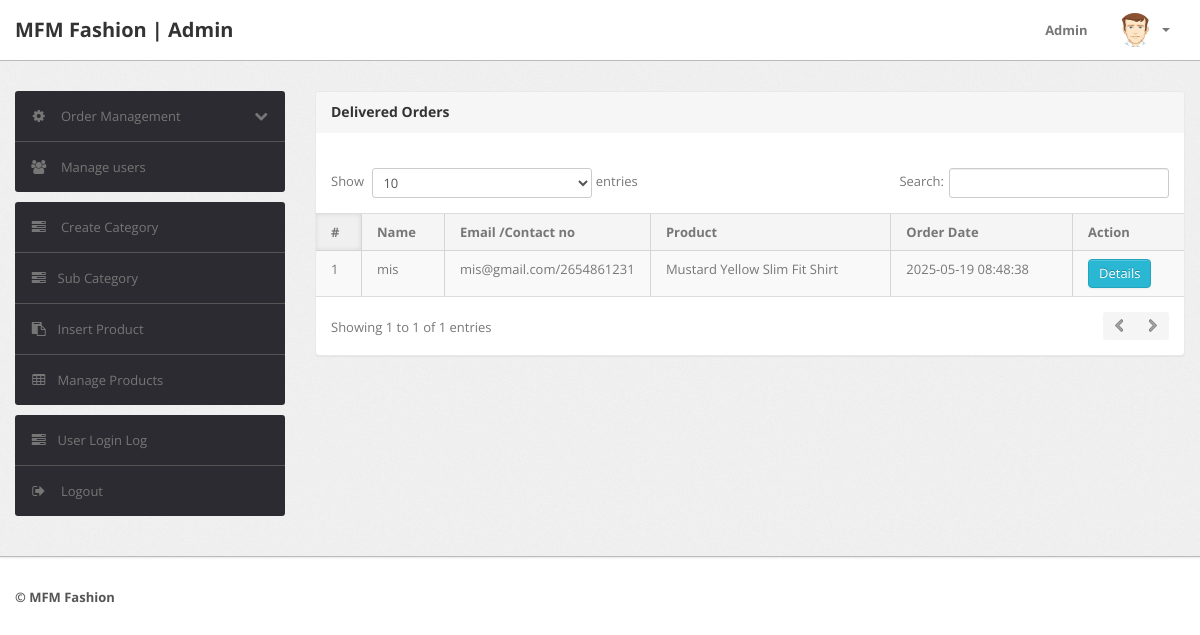
Page /shopping/admin/delivered-orders.php (signed in) on the earlier database version.
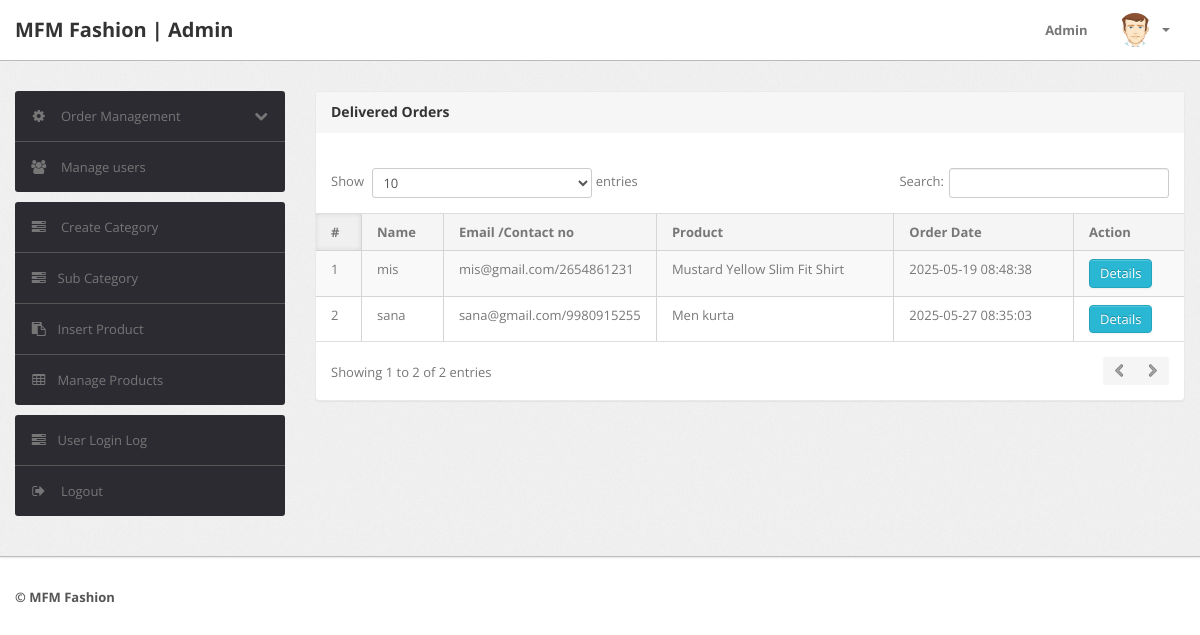
Same page on the later database version.
### tables this page shows
CREATE TABLE `orders` (
  `id` int(11) NOT NULL,
  `userId` int(11) DEFAULT NULL,
  `productId` varchar(255) DEFAULT NULL,
  `quantity` int(11) DEFAULT NULL,
  `orderDate` timestamp NOT NULL DEFAULT current_timestamp(),
  `paymentMethod` varchar(50) DEFAULT NULL,
  `orderStatus` varchar(55) DEFAULT NULL
);

CREATE TABLE `users` (
  `id` int(11) NOT NULL,
  `name` varchar(255) DEFAULT NULL,
  `email` varchar(255) DEFAULT NULL,
  `contactno` bigint(11) DEFAULT NULL,
  `password` varchar(255) DEFAULT NULL,
  `shippingAddress` longtext DEFAULT NULL,
  `shippingState` varchar(255) DEFAULT NULL,
  `shippingCity` varchar(255) DEFAULT NULL,
  `shippingPincode` int(11) DEFAULT NULL,
  `billingAddress` longtext DEFAULT NULL,
  `billingState` varchar(255) DEFAULT NULL,
  `billingCity` varchar(255) DEFAULT NULL,
  `billingPincode` int(11) DEFAULT NULL,
  `regDate` timestamp NOT NULL DEFAULT current_timestamp(),
  `updationDate` varchar(255) DEFAULT NULL
);

CREATE TABLE `products` (
  `id` int(11) NOT NULL,
  `category` int(11) NOT NULL,
  `subCategory` int(11) DEFAULT NULL,
  `productName` varchar(255) DEFAULT NULL,
  `productCompany` varchar(255) DEFAULT NULL,
  `productPrice` int(11) DEFAULT NULL,
  `productPriceBeforeDiscount` int(11) DEFAULT NULL,
  `productDescription` longtext DEFAULT NULL,
  `productImage1` varchar(255) DEFAULT NULL,
  `productImage2` varchar(255) DEFAULT NULL,
  `productImage3` varchar(255) DEFAULT NULL,
  `shippingCharge` int(11) DEFAULT NULL,
  `productAvailability` varchar(255) DEFAULT NULL,
  `postingDate` timestamp NULL DEFAULT current_timestamp(),
  `updationDate` varchar(255) DEFAULT NULL,
  `stock_quantity` int(11) NOT NULL DEFAULT 0
);

### shopping/admin/delivered-orders.php (the view, shortened to what this page needs)
<?php
include('include/config.php');
if(strlen($_SESSION['alogin'])==0)
	{
header('location:index.php');
}
else{
?>
<!DOCTYPE html>
<html lang="en">
<head>
	<link type="text/css" href="bootstrap/css/bootstrap.min.css" rel="stylesheet">
	<link type="text/css" href="bootstrap/css/bootstrap-responsive.min.css" rel="stylesheet">
	<link type="text/css" href="css/theme.css" rel="stylesheet">
	<link type="text/css" href="images/icons/css/font-awesome.css" rel="stylesheet">
</head>
<body>
<?php include('include/header.php');?>
	<div class="wrapper">
		<div class="container">
			<div class="row">
<?php include('include/sidebar.php');?>
			<div class="span9">
					<div class="content">
	<div class="module">
							<div class="module-head">
								<h3>Delivered Orders</h3>
							</div>
							<div class="module-body table">
									<br />
								<table cellpadding="0" cellspacing="0" border="0" class="datatable-1 table table-bordered table-striped	 display table-responsive" >
									<thead>
										<tr>
											<th>#</th>
											<th> Name</th>
											<th width="50">Email /Contact no</th>
											<th>Product </th>
											<th>Order Date</th>
											<th>Action</th>
										</tr>
									</thead>
<tbody>
<?php
$st='Delivered';
$query=mysqli_query($con,"select users.name as username,users.email as useremail,users.contactno as usercontact,users.shippingAddress as shippingaddress,users.shippingCity as shippingcity,users.shippingState as shippingstate,users.shippingPincode as shippingpincode,products.productName as productname,products.shippingCharge as shippingcharge,orders.quantity as quantity,orders.orderDate as orderdate,products.productPrice as productprice,orders.id as id  from orders join users on  orders.userId=users.id join products on products.id=orders.productId where orders.orderStatus='$st'");
$cnt=1;
while($row=mysqli_fetch_array($query))
{
?>
									<tr>
											<td><?php echo htmlentities($cnt);?></td>
											<td><?php echo htmlentities($row['username']);?></td>
											<td><?php echo htmlentities($row['useremail']);?>/<?php echo htmlentities($row['usercontact']);?></td>
											<td><?php echo htmlentities($row['productname']);?></td>
											<td><?php echo htmlentities($row['orderdate']);?></td>
											<td>    <a href="order-details.php?oid=<?php echo htmlentities($row['id']);?>" title="Order Details" target="_blank" class="btn btn-info">Details</a>
											</td>
											</tr>
										<?php $cnt=$cnt+1; } ?>
										</tbody>
								</table>
							</div>
						</div>
					</div>
				</div>
			</div>
		</div>
	</div>
<?php include('include/footer.php');?>
</body>
<?php } ?>

Differences in the rows shown:
added orders: userId.name "sana", userId.email "sana@gmail.com", userId.contactno "9980915255", productId.productName "Men kurta", orderDate "2025-05-27 08:35:03"
Other differences:
text written by a page script: "Show entries Search: Showing 1 to 1 of 1 entries" → "Show entries Search: Showing 1 to 2 of 2 entries"
